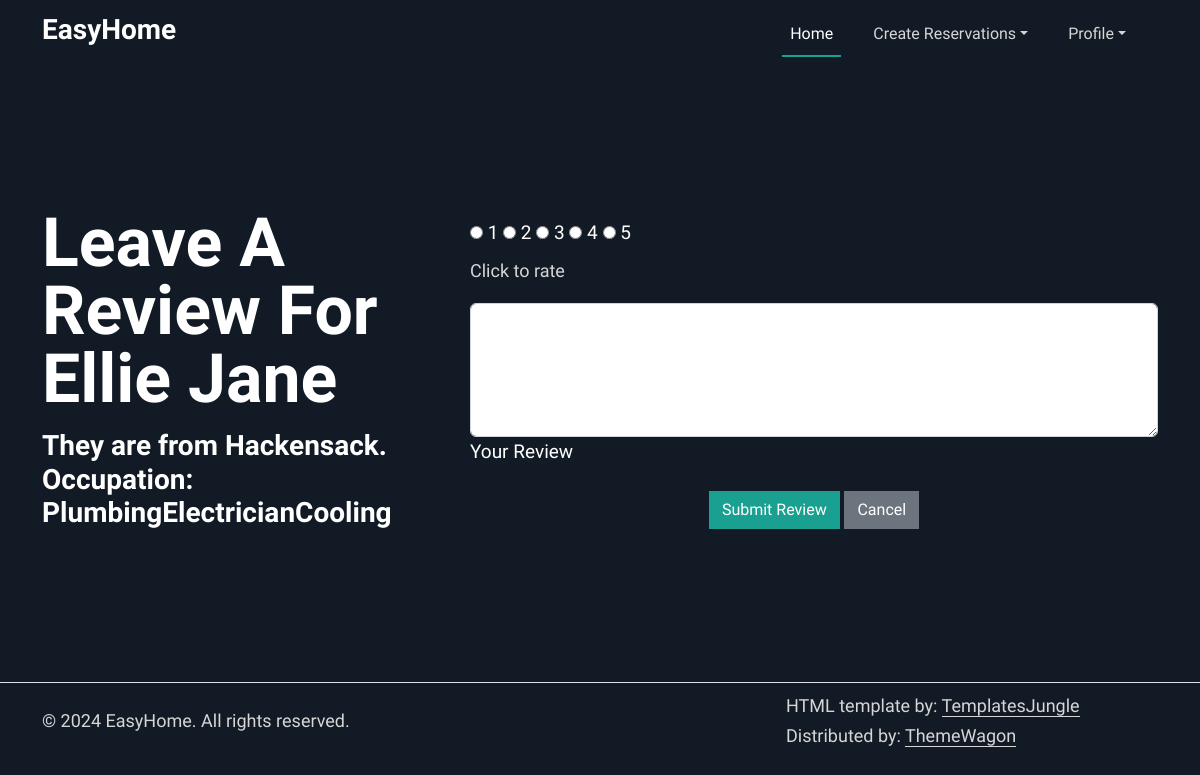
Screenshot of /submit_review/2 (signed in) with the database file from the repository.
### tables this page shows
CREATE TABLE users (
                id INTEGER PRIMARY KEY AUTOINCREMENT,
                first_name VARCHAR2(25) NOT NULL,
                middle_name VARCHAR2(15),
                last_name VARCHAR2(25) NOT NULL,
                gender CHAR(1) CHECK (gender IN ('M','F','O')) NOT NULL,
                phone_number VARCHAR2(12) NOT NULL,
                email VARCHAR2(50) NOT NULL,
                password VARCHAR2(50) NOT NULL,
                street_number VARCHAR2(10),
                street_name VARCHAR2(35),
                town VARCHAR2(30),
                state CHAR(2),
                zip_code NUMBER(5),
                user_type VARCHAR2(20) CHECK (user_type IN ('customer','professional')) DEFAULT 'customer'
            );

### app.py (the view, shortened to what this page needs)
@app.route('/submit_review/<professional_id>', methods=["GET", "POST"])
@login_required
def submit_review(professional_id):
    professional = get_professional_by_id(professional_id)
    if not professional:
        flash("Professional not found", "danger")
        return redirect(url_for('professionals'))
    return render_template("submit_review.html", prof=professional)

### app.py (called while the page is built)
@login_manager.user_loader
def load_user(user_id):
    try:
        conn = sqlite3.connect('database.db')
        conn.row_factory = sqlite3.Row
        c = conn.cursor()
        c.execute("SELECT * FROM users WHERE id = ?", (user_id,))
        user_row = c.fetchone()
        return User(user_row) if user_row else None
    except sqlite3.Error as e:
        print(f"Error retrieving user by ID: {e}")
        return None
    finally:
        if conn:
            conn.close()

def get_professional_by_id(professional_id):
    try:
        conn = sqlite3.connect('database.db')
        conn.row_factory = sqlite3.Row
        c = conn.cursor()
        c.execute("""
            SELECT professionals.*, users.*
            FROM professionals
            JOIN users ON professionals.user_id = users.id
            WHERE professionals.id = ?
        """, (professional_id,))
        row = c.fetchone()
        return dict(row) if row else None
    except sqlite3.Error as e:
        print(f"Error retrieving professional: {e}")
        return None
    finally:
        if conn:
            conn.close()

### templates/submit_review.html (shortened to what this page needs)
{%extends "base.html"%}
{%block content%}
<section id="start">
  <div class="container my-5 py-5">
    <div class="row featurette py-lg-5 align-items-center">
      <div class="col-md-4">
        <h1 class="text-capitalize lh-1 mb-3">Leave a Review For {{prof.first_name}} {{prof.last_name}}</h1>
        <h3>They are from {{prof.town}}. <br> Occupation: {%for profession in prof.profession.split(",")%}{{profession}}{%endfor%}</h3>
      </div>
      <div class="col-md-8">
        <form method="POST" action="{{ url_for('submit_review', professional_id=prof.user_id) }}">
          <div class="text-content ps-md-5">
              <div class="star-rating">
                  <input type="radio" id="star5" name="rating" value="1" required />
                  <label for="star5">1</label>
                  <input type="radio" id="star4" name="rating" value="2" />
                  <label for="star4">2</label>
                  <input type="radio" id="star3" name="rating" value="3" />
                  <label for="star3">3</label>
                  <input type="radio" id="star2" name="rating" value="4" />
                  <label for="star2">4</label>
                  <input type="radio" id="star1" name="rating" value="5"/>
                  <label for="star1">5</label>
              </div>
              <p class="mt-2">Click to rate</p>
              <div data-mdb-input-init class="form-outline mb-3 w-33">
                <textarea class="form-control" id="comment" name="comment" rows="5" maxlength="500" required></textarea>
                <label class="form-label" for="comment">Your Review</label>
              </div>
              <div class="text-center">
                  <button type="submit" class="btn btn-primary">Submit Review</button>
                  <a href="{{ url_for('professionals') }}" class="btn btn-secondary">Cancel</a>
              </div>
          </div>
        </form>
      </div>
    </div>
  </div>
</section>
{%endblock%}

### static/assets/css/style.css (style rules this page uses)
:root { --accent-color: #1AA090; --dark-color: #121B25; --grey-color: #83898F; --body-text-color: #FFFFFF; --light-text-color: #D6D6D6; --link-color: #092035; }
body { padding-top: 65px; font-family: 'Work Sans', sans-serif; font-weight: 400; font-size: 19px; line-height: 1.6em; color: var(--body-text-color); background-color: var(--dark-color); }
h1, .h1, h2, .h2, h3, .h3, h4, .h4, h5, .h5, h6, .h6 { font-family: 'Work Sans', sans-serif; font-weight: 600; color: var(--body-text-color); }
h1, .h1 { font-size: 68px; }
p { font-family: 'Work Sans', sans-serif; color: var(--light-text-color); font-size: 18px; }
a { color: var(--light-text-color); text-decoration: none; transition: all 0.3s ease-out; }
.btn { --bs-btn-border-radius: 0 rem; }
.btn-primary { --bs-btn-color: #fff; --bs-btn-bg: var(--accent-color); --bs-btn-border-color: var(--accent-color); --bs-btn-hover-color: #fff; --bs-btn-hover-bg: var(--accent-color); --bs-btn-hover-border-color: var(--accent-color); --bs-btn-active-color: #fff; --bs-btn-active-bg: var(--accent-color); --bs-btn-active-border-color: var(--accent-color); --bs-btn-disabled-color: #fff; --bs-btn-disabled-bg: var(--accent-color); --bs-btn-disabled-border-color: var(--accent-color); }

### rows the page displays
users: first_name "Ellie", last_name "Jane", town "Hackensack"

### other values shown
{{ profession }} "Plumbing" "Electrician" "Cooling"
